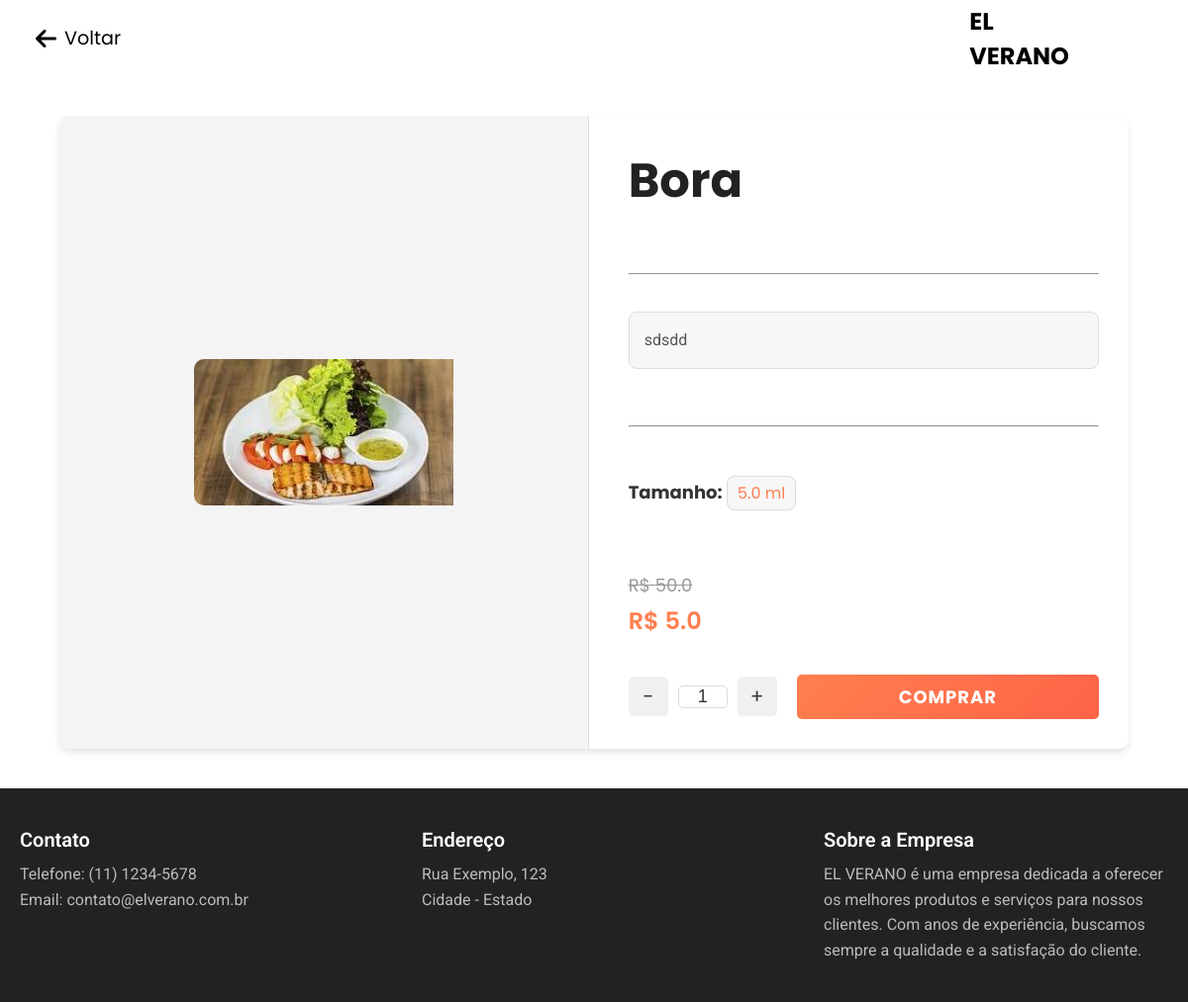
Page /item/1 on the committed database.
### main.py (models this page shows)
class Produto(db.Model):
    id = db.Column(db.Integer, primary_key=True)
    nome = db.Column(db.String(100), nullable=False)
    descricao = db.Column(db.String(200), nullable=False)
    tamanho = db.Column(db.Float, nullable=False)
    preco = db.Column(db.Float, nullable=False)
    preco_desconto = db.Column(db.Float, nullable=True)
    image = db.Column(db.String(250), nullable=False)

### main.py (the view)
@app.route('/item/<int:id>')
def item(id):
    produto = Produto.query.get_or_404(id)
    return render_template('item.html', produto=produto)

### templates/item.html (shortened to what this page needs)
<!DOCTYPE html>
<html lang="en">
<head>
    <link rel="stylesheet" href="/static/header-item.css">
    <link rel="stylesheet" href="/static/main-item.css">
    <link rel="stylesheet" href="https://cdnjs.cloudflare.com/ajax/libs/font-awesome/6.7.2/css/all.min.css" />
</head>
<body>
    <header>
        <nav class="nav-bar">
            <div class="nav-left">
                <button class="back-button" onclick="window.location.href='/';">
                    <i class="fa-solid fa-arrow-left"></i> Voltar
                </button>
            </div>
            <div class="logo">
                <h1>EL <br>VERANO</h1>
            </div>
        </nav>
    </header>
    <main>
        <div class="container">
            <div class="div-img">
                <img src="/{{ produto.image }}" alt="{{ produto.nome }}">
            </div>
            <div class="div-texto">
                <div class="titulo">
                    <h1>{{ produto.nome }}</h1>
                </div>
                <hr>
                <div class="descricao">
                    <p>{{ produto.descricao }}</p>
                </div>
                <hr>
                <p class="tamanho"><strong>Tamanho:</strong> <span>{{ produto.tamanho }} ml</span></p>
                <div class="preco">
                    <span class="preco-original">R$ {{ produto.preco | round(2) }}</span>
                    <span class="preco-desconto">R$ {{ produto.preco_desconto | round(2) }}</span>
                </div>
                <div class="buttons">
                    <div class="quantidade-controls">
                        <button id="tirar" class="btn-control">-</button>
                        <input type="text" id="quantidade" value="1" readonly>
                        <button id="botar" class="btn-control">+</button>
                    </div>
                    <a href="{{ url_for('comprar', produto_id=produto.id) }}" class="btn btn-primary">Comprar</a>
                </div>
            </div>
        </div>
    </main>
    <footer>
        <div class="footer-container">
            <div class="footer-section">
                <h3>Contato</h3>
                <p>Telefone: (11) 1234-5678</p>
                <p>Email: contato@elverano.com.br</p>
            </div>
            <div class="footer-section">
                <h3>Endereço</h3>
                <p>Rua Exemplo, 123</p>
                <p>Cidade - Estado</p>
            </div>
            <div class="footer-section">
                <h3>Sobre a Empresa</h3>
                <p>EL VERANO é uma empresa dedicada a oferecer os melhores produtos e serviços para nossos clientes. Com anos de experiência, buscamos sempre a qualidade e a satisfação do cliente.</p>
            </div>
        </div>
    </footer>
</body>
</html>

### static/header-item.css (style rules this page uses)
:root { --cor-primaria: #fff; --cor-secundaria: #f9f9f9; --cor-terciaria: #000000; --cor-quartenaria: #ff7f50; --cor-buttons: linear-gradient(135deg, #ff7f50, #ff6347); --cor-buttons-houver: linear-gradient(135deg, #d2663e, #ef4629); --fonte-principal: 'Roboto', sans-serif; --fonte-secundaria: 'Poppins', sans-serif; }
* { padding: 0; margin: 0; box-sizing: border-box; }
header { position: sticky; top: 0; width: 100%; background-color: var(--cor-primaria); z-index: 3; }
.nav-bar { display: flex; justify-content: space-between; align-items: center; padding: 1.5rem 6rem; font-family: var(--fonte-secundaria); position: relative; }
.nav-left { display: flex; align-items: center; }
.back-button { font-family: var(--fonte-secundaria); background: none; border: none; font-size: 1.2rem; color: var(--cor-terciaria); cursor: pointer; display: flex; align-items: center; gap: 8px; transition: color 0.3s ease; position: relative; left: -60px; }
.back-button i { font-size: 1.5rem; }
.logo { display: flex; justify-content: flex-end; align-items: center; position: absolute; right: 10%; }
.logo h1 { color: var(--cor-terciaria); }

### static/main-item.css (style rules this page uses)
:root { --cor-primaria: #fff; --cor-secundaria: #f9f9f9; --cor-terciaria: #000000; --cor-quartenaria: #ff7f50; --cor-buttons: linear-gradient(135deg, #ff7f50, #ff6347); --cor-buttons-houver: linear-gradient(135deg, #d2663e, #ef4629); --fonte-principal: 'Roboto', sans-serif; --fonte-secundaria: 'Poppins', sans-serif; }
body { background-color: var(--cor-primaria); font-family: 'Roboto', sans-serif; margin: 0; padding: 0; color: #333; }
.container { display: flex; width: 90vw; max-width: 1200px; min-height: 80vh; border-radius: 10px; background-color: var(--cor-primaria); box-shadow: 0 4px 6px rgba(0, 0, 0, 0.1); margin: 40px auto; overflow: hidden; gap: 10px; }
.div-img { width: 50%; display: flex; align-items: center; justify-content: center; background-color: #f4f4f4; border-right: 1px solid #ddd; }
.div-img img { max-width: 100%; max-height: 100%; object-fit: cover; border-radius: 10px 0 0 10px; }
.div-texto { width: 50%; padding: 30px; display: flex; flex-direction: column; justify-content: space-between; }
.titulo { font-family: var(--fonte-secundaria); font-size: 24px; font-weight: 700; color: #222; margin-bottom: 20px; }
.descricao { font-size: 16px; line-height: 1.6; color: #555; background-color: #f7f7f7; border: 1px solid #ddd; border-radius: 8px; padding: 15px; margin-bottom: 20px; }
.tamanho { font-family: var(--fonte-secundaria); font-size: 18px; font-weight: 600; color: #333; padding: 10px 0px; margin-top: 5px; }
.tamanho span { font-size: 16px; color: #ff7f50; font-weight: normal; background-color: #f0f0f0; background-color: #f7f7f7; border: 1px solid #ddd; border-radius: 8px; padding: 5px 10px; }
.preco { font-family: var(--fonte-secundaria); display: flex; flex-direction: column; gap: 5px; margin-top: 20px; }
.preco-original { font-size: 18px; color: #999; text-decoration: line-through; }
.preco-desconto { font-size: 24px; font-weight: 600; color: var(--cor-quartenaria); }
.buttons { display: flex; gap: 20px; }
.quantidade-controls { display: flex; align-items: center; gap: 10px; }
.quantidade-controls .btn-control { font-family: var(--fonte-secundaria); background-color: #f0f0f0; color: #333; border: none; border-radius: 5px; font-size: 20px; width: 40px; height: 40px; cursor: pointer; text-align: center; line-height: 40px; transition: background-color 0.3s ease; }
.quantidade-controls #quantidade { width: 50px; text-align: center; font-size: 18px; border: 1px solid #ddd; border-radius: 5px; background-color: var(--cor-primaria); color: #333; }
.buttons .btn { font-family: var(--fonte-secundaria); background: var(--cor-buttons); flex: 1; height: 45px; border: none; border-radius: 5px; font-size: 18px; font-weight: 700; cursor: pointer; transition: all 0.3s ease; display: flex; justify-content: center; align-items: center; text-transform: uppercase; letter-spacing: 1px; }
a { text-decoration: none; color: var(--cor-primaria); }
footer { background-color: #222; color: var(--cor-primaria); padding: 40px 20px; text-align: left; }
.footer-container { display: flex; justify-content: space-between; max-width: 1200px; margin: 0 auto; gap: 40px; }
.footer-section { width: 30%; }
.footer-section h3 { font-size: 20px; margin-bottom: 10px; font-weight: 600; }
.footer-section p { font-size: 16px; line-height: 1.6; color: #bbb; }

### rows in the picture
Produto: image (picture), nome "Bora", descricao "sdsdd", tamanho "5.0", preco "50.0", preco_desconto "5.0"
